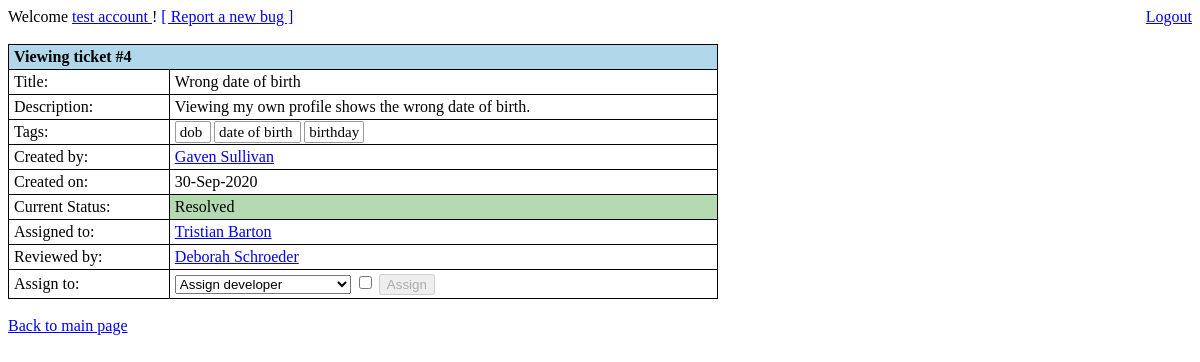
/view_ticket_info.php?t=4 (signed in), run on the app's committed database.
### tables this page shows
CREATE TABLE IF NOT EXISTS `accounts` (
  `id` varchar(10) NOT NULL,
  `first_name` varchar(16) NOT NULL,
  `last_name` varchar(16) NOT NULL,
  `password` varchar(20) NOT NULL,
  `dob` date NOT NULL,
  `account_type` varchar(16) NOT NULL,
  `experience` tinyint(4) NOT NULL,
  PRIMARY KEY (`id`)
);

CREATE TABLE IF NOT EXISTS `tickets` (
  `id` smallint(5) NOT NULL AUTO_INCREMENT,
  `title` varchar(80) NOT NULL,
  `description` text NOT NULL,
  `created_by` varchar(10) NOT NULL,
  `created_date` date NOT NULL,
  `tags` varchar(127) NOT NULL,
  `status` varchar(16) NOT NULL,
  `assigned_to` varchar(10) NOT NULL,
  `reviewed_by` varchar(10) NOT NULL,
  `duplicate_of` smallint(5) DEFAULT NULL,
  PRIMARY KEY (`id`)
);

### include/funcs/sql_funcs.php (called while the page is built, shortened)
<?php
	require_once("include/class/ClassAccount.php");
	require_once("include/class/ClassTicket.php");
	function str_clean(&$string){
		return mysqli_real_escape_string($GLOBALS['mysql_link'], trim($string));;
	}
	function db_query($query){
		$result = mysqli_query($GLOBALS['mysql_link'], $query);
		$error = mysqli_error($GLOBALS['mysql_link']);
		return $result;
	}
?>

### include/class/ClassAccount.php (called while the page is built, shortened)
<?php
	require_once("include/funcs/sql_funcs.php");
	class Account{
		private $first_name;
		private $last_name;
		private $account_type;
		function __construct($id){
			$id = str_clean($id);
			$query = db_query("SELECT * FROM `accounts` WHERE `id` = '{$id}' LIMIT 1;");
			$result = mysqli_fetch_assoc($query);
			if(mysqli_num_rows($query) == 1){
				$this->id = $result['id'];
				$this->first_name = $result['first_name'];
				$this->last_name = $result['last_name'];
				$this->account_type = $result['account_type'];
			}else{
				throw new Exception("User not found.");
			}
		}
		function get_full_name(){
			return $this->first_name . " " . $this->last_name;
		}
		function is_norm(){
			return ($this->account_type == "user");
		}
		function is_tri(){
			return $this->account_type == "triager";
		}
		function is_admin(){
			return ($this->account_type == "admin" || $this->account_type == "administrator");
		}
	}
?>

### include/class/ClassTicket.php (called while the page is built, shortened)
<?php
	require_once("include/funcs/sql_funcs.php");
	class Ticket{
		private $created_by;
		private $created_date;
		private $title;
		private $description;
		private $tags;
		private $status;
		private $assigned_to;
		private $reviewed_by;
		function __construct($ticket_id, $as_user = NULL){
			$ticket_id = str_clean($ticket_id);
			$query = db_query("SELECT * FROM `tickets` WHERE `id` = '{$ticket_id}' LIMIT 1;");
			$result = mysqli_fetch_assoc($query);
			if(mysqli_num_rows($query) == 1){
				$this->ticket_id = $result['id'];
				$this->title = $result['title'];
				$this->description = $result['description'];
				$this->created_by =  new Account($result['created_by']);
				$this->created_date = $result['created_date'];
				$this->tags = $result['tags'];
				$this->status = $result['status'];
				if(!is_null($as_user)){
					$this->viewed_by = new Account(str_clean($as_user));
					if(!$this->viewed_by->is_norm()){
						try{
							$this->assigned_to = new Account($result['assigned_to']);
							$this->reviewed_by = new Account($result['reviewed_by']);
						}catch(Exception $e){
						}
					}
				}
			}else{
				throw new Exception("Ticket not found.");
			}
		}
		function get_created_by(){
			return $this->created_by;
		}
		function get_created_date(){
			return $this->created_date;
		}
		function get_title(){
			return $this->title;
		}
		function get_description(){
			return $this->description;
		}
		function get_tags(){
			return $this->tags;
		}
		function get_status(){
			return $this->status;
		}
		function get_assigned_to(){
			return $this->assigned_to;
		}
		function get_reviewed_by(){
			return $this->reviewed_by;
		}
	}
?>

### view_ticket_info.php (the view, shortened to what this page needs)
<?php
	require_once("include/funcs/sql_funcs.php");
	$account = new Account($_SESSION['username']);
	try{
		$ticket = new Ticket((int)$_GET['t'], $_SESSION['username']);
	}catch(Exception $e){
		header("location: view_all_tickets.php");
		@mysqli_close($GLOBALS['mysql_link']);
		exit();
	}
?>
<!DOCTYPE html>
<html lang='en'>
	<head>
		<link rel='stylesheet' href='include/css/main.css'>
	</head>
	<body>
		<?php include("include/templates/header.php"); ?>
		<table id='ticket_details' class='basic_table' style='width:60%;'>
			<tr>
				<td colspan='2'>
					Viewing ticket #<?php echo (int)$_GET['t']; ?>
				</td>
			</tr>
			<tr>
				<td>
					Title:
				</td>
				<td>
					<?php echo $ticket->get_title(); ?>
				</td>
			</tr>
			<tr>
				<td>
					Description:
				</td>
				<td>
					<?php echo $ticket->get_description(); ?>
				</td>
			</tr>
			<tr>
				<td>
					Tags:
				</td>
				<td>
					<?php
						$tag_array = explode(",", $ticket->get_tags());
						foreach($tag_array as $tag){
					?>
							<span class='ticket_tag' style='cursor:auto;'>
									<?php echo $tag; ?>
							</span>
					<?php
						}
					?>
				</td>
			</tr>
			<tr>
				<td>
					Created by:
				</td>
				<td>
					<a href='account_info.php?a=<?php echo $ticket->get_created_by()->id; ?>'>
						<?php echo $ticket->get_created_by()->get_full_name(); ?>
					</a>
				</td>
			</tr>
			<tr>
				<td>
					Created on:
				</td>
				<td>
					<?php echo date('d-M-Y', strtotime($ticket->get_created_date())); ?>
				</td>
			</tr>
			<tr>
				<td>
					Current Status:
				</td>
				<td class='<?php echo $ticket->get_status(); ?>_ticket'>
					<?php echo ucfirst($ticket->get_status()); ?>
				</td>
			</tr>
			<?php
				if(!$account->is_norm()){
			?>
					<tr>
						<td>
							Assigned to:
						</td>
						<td>
							<?php echo (is_object($ticket->get_assigned_to()) ? "<a href='account_info.php?a={$ticket->get_assigned_to()->id}'>{$ticket->get_assigned_to()->get_full_name()}</a>" : ""); ?>
						</td>
					</tr>
					<tr>
						<td>
							Reviewed by:
						</td>
						<td>
							<?php echo (is_object($ticket->get_reviewed_by()) ? "<a href='account_info.php?a={$ticket->get_reviewed_by()->id}'>{$ticket->get_reviewed_by()->get_full_name()}</a>" : ""); ?>
						</td>
					</tr>
			<?php
				}
				if($account->is_tri() || $account->is_admin()){
			?>
					<tr>
						<td>
							Assign to:
						</td>
						<td>
							 <form action='ticket_assign.php' method='POST'>
								<select name='developer'>
									<option value='0'>Assign developer</option>
								</select>
								<input type='checkbox' class='confirm_checkbox' name='ticket_id' value='<?php echo $ticket->ticket_id; ?>' />
								<input type='submit' id='confirm_<?php echo $ticket->ticket_id; ?>' value='Assign' disabled/>
							</form>
						</td>
					</tr>
			<?php
				}
			?>
		</table>
		<br />
		<a href='view_all_tickets.php'>Back to main page</a>
	</body>
</html>

### include/templates/header.php
<div style='float:left;'>
	Welcome
	<a href='#'>
		<?php echo $account->get_full_name(); ?>
	</a>!
	<a href='report_bug.php'>
		[ Report a new bug ]
	</a>
</div>
<div style='float:right;'>
	<a href='logout.php'>
		Logout
	</a>
</div>
<br />
<br />

### include/css/main.css (style rules this page uses)
.basic_table { border: 1px solid #000000; border-collapse: collapse; }
.basic_table tr td { border: 1px solid #000000; padding: 3px 5px; }
.basic_table tr:first-child td { background-color:#B0D8EA; font-weight: bold; }
.ticket_tag { border-radius: 2px; border: 1px solid #999999; font-size: 15px; padding: 2px 4px; margin-right: 3px; cursor: pointer; }
.resolved_ticket { background-color: #B3dAB1; }

### data on the page
accounts: $account->get_full_name() "test account"
tickets: title "Wrong date of birth", description "Viewing my own profile shows the wrong date of birth.", tags "dob", tags "date of birth", tags "birthday", created_date "30-Sep-2020", status "Resolved"
accounts: $ticket->get_created_by()->get_full_name() "Gaven Sullivan"
accounts: $ticket->get_assigned_to()->get_full_name() "Tristian Barton"
accounts: $ticket->get_reviewed_by()->get_full_name() "Deborah Schroeder"

### other printed values
$_GET['t'] "4"
